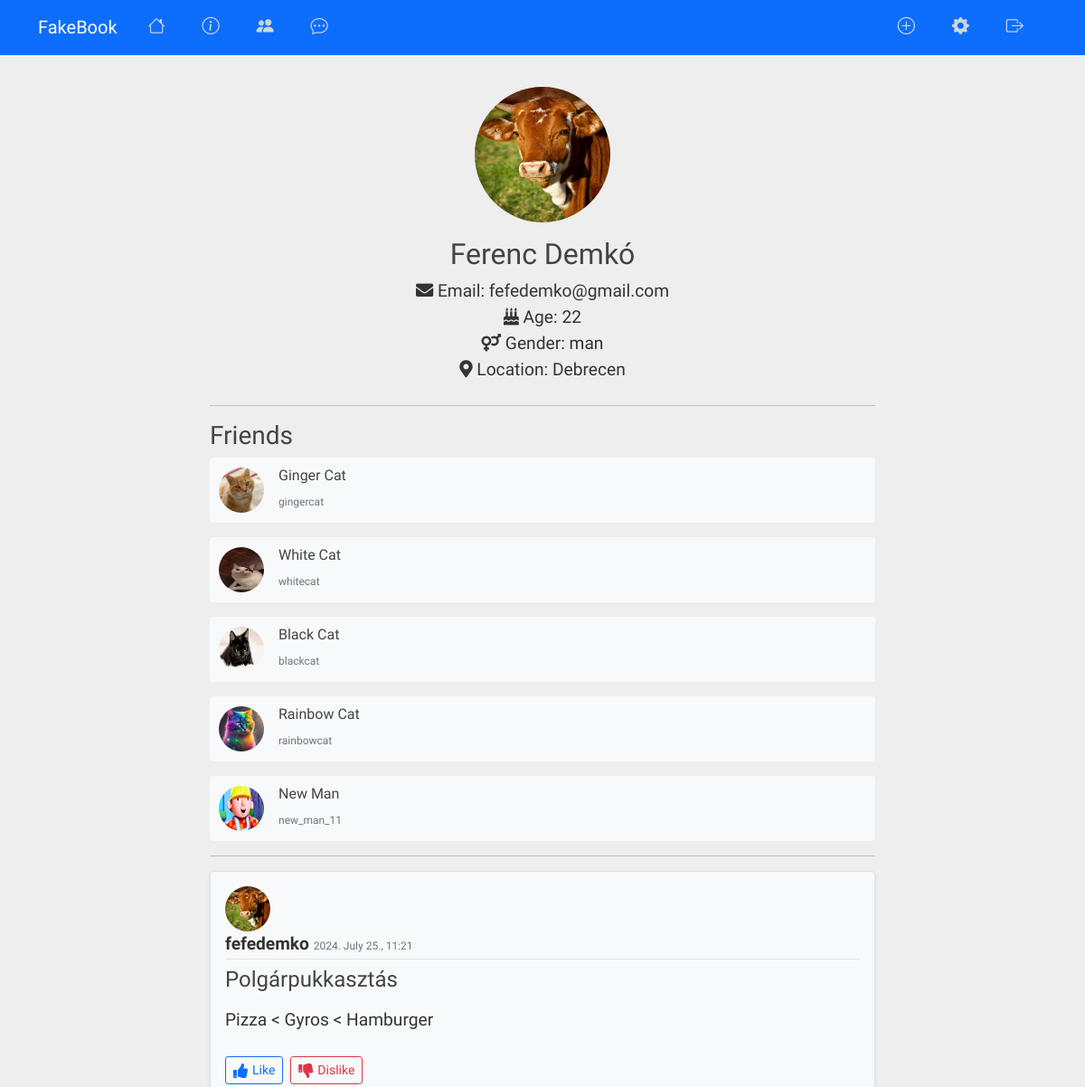
Page /book/user/fefedemko/ (signed in, upper part) on the earlier database version.
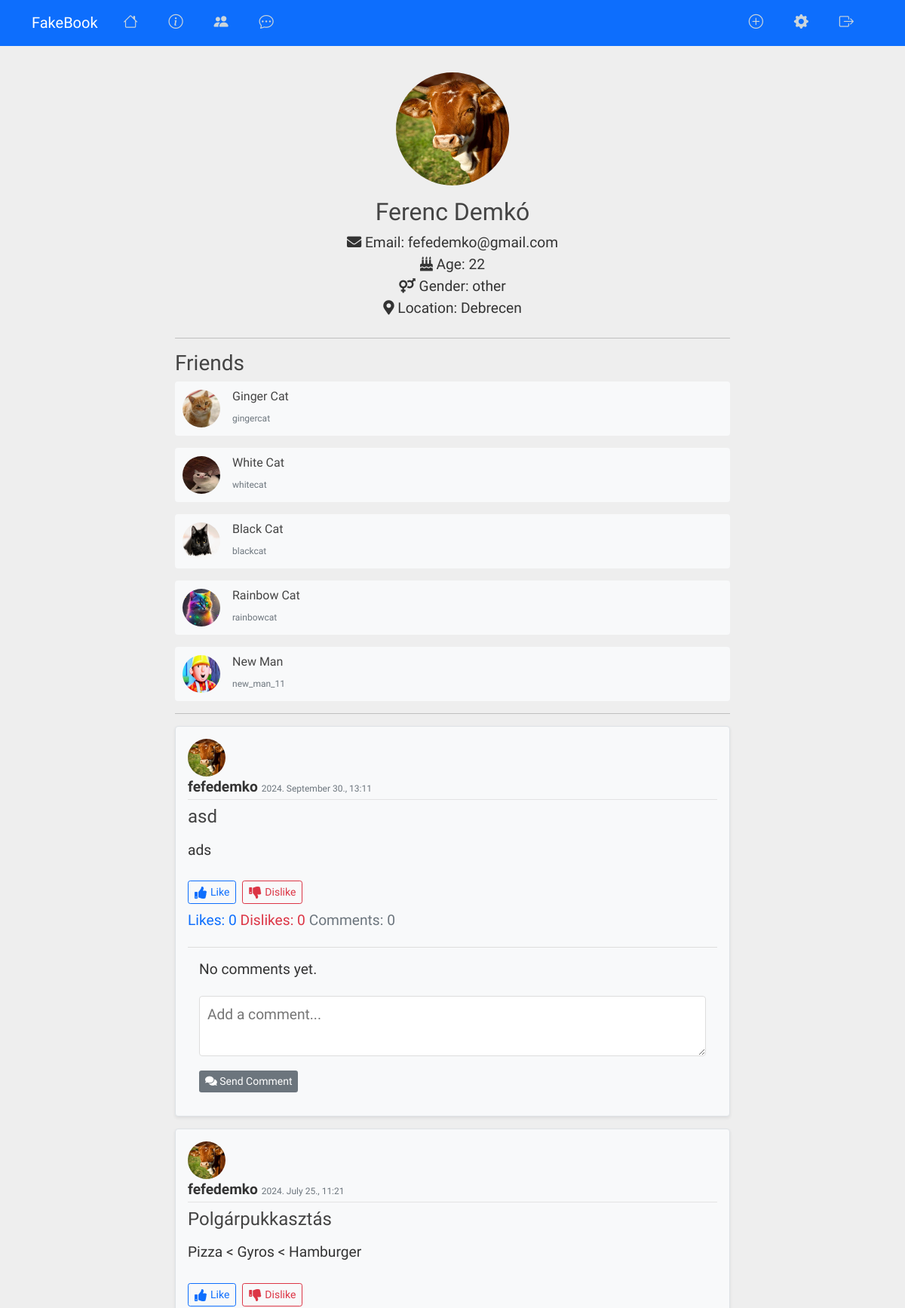
Same page on the later database version.
### users/models.py (models this page shows, shortened)
class Profile(models.Model):
    GENDER_CHOICES = [
        ('man', 'Man'),
        ('woman', 'Woman'),
        ('other', 'Other')
    ]
    user = models.OneToOneField(User, on_delete=models.CASCADE)
    image = models.ImageField(default='default.jpg', upload_to='profile_pics')
    age = models.PositiveIntegerField(null=True, blank=True)
    gender = models.CharField(max_length=10, choices=GENDER_CHOICES, null=True, blank=True)
    location = models.CharField(max_length=100, null=True, blank=True)
    birthdate = models.DateField(null=True, blank=True)
    def get_friends(self):
        friendships = Friendship.objects.filter(Q(user1=self) | Q(user2=self))
        friends = []
        for friendship in friendships:
            if friendship.user1 == self:
                friends.append(friendship.user2)
            else:
                friends.append(friendship.user1)
        return friends
    User.add_to_class('get_friends', get_friends)

### book/models.py (models this page shows, shortened)
class Post(models.Model):
    title = models.CharField(max_length=100)
    content = models.TextField()
    date_posted = models.DateTimeField(auto_now_add=True)
    author = models.ForeignKey(User, on_delete=models.CASCADE)
    likes = models.ManyToManyField(User, related_name='post_likes', blank=True)
    dislikes = models.ManyToManyField(User, related_name='post_dislikes', blank=True)
    def total_likes(self):
        return self.likes.count()
    def total_dislikes(self):
        return self.dislikes.count()
    def total_comments(self):
        return self.comments.count()

### book/views.py (the view)
# urls.py: path('user/<str:username>/', UserPostListView.as_view(), name = 'user-posts'),
class UserPostListView(ListView):
    model = Post
    template_name = 'book/user_posts.html'
    context_object_name = 'posts'
    def get_queryset(self):
        self.user = get_object_or_404(User, username=self.kwargs.get('username'))
        return Post.objects.filter(author=self.user).order_by('-date_posted')
    def get_context_data(self, **kwargs):
        context = super().get_context_data(**kwargs)
        context['user_profile'] = self.user.profile
        context['received_requests'] = FriendRequest.objects.filter(to_user=self.request.user, is_active=True)
        context['sent_requests'] = FriendRequest.objects.filter(from_user=self.request.user, is_active=True)
        user = self.user
        friends1 = Friendship.objects.filter(user1=user).values_list('user2', flat=True)
        friends2 = Friendship.objects.filter(user2=user).values_list('user1', flat=True)
        friends = User.objects.filter(id__in=friends1).union(User.objects.filter(id__in=friends2))
        context['friends'] = friends
        is_friend = Friendship.objects.filter(
            user1=user, user2=self.request.user
        ).exists() or Friendship.objects.filter(
            user1=self.request.user, user2=user
        ).exists()
        context['is_friend'] = is_friend
        request_sent = FriendRequest.objects.filter(
            from_user=self.request.user, to_user=user, is_active=True
        ).exists()
        context['request_sent'] = request_sent
        request_received = FriendRequest.objects.filter(
            from_user=user, to_user= self.request.user, is_active=True
        ).first()
        context['request_received'] = request_received
        return context

### book/templates/book/user_posts.html (shortened to what the changed rows need)
{% extends "book/base.html" %}
{% block content %}
    <div class="user-profile text-center mb-4">
        <img class="rounded-circle profile-img-large mb-3" src="{{ user_profile.image.url }}" alt="{{ user_profile.user.username }}" width="150" height="150">
        <h2 class="font-weight-bold">{{ user_profile.user.first_name }} {{ user_profile.user.last_name }}</h2>
        <p>
            <i class="fas fa-envelope"></i> Email: {{ user_profile.user.email }}<br>
            <i class="fas fa-birthday-cake"></i> Age: {{ user_profile.age }}<br>
            <i class="fas fa-venus-mars"></i> Gender: {{ user_profile.gender }}<br>
            <i class="fas fa-map-marker-alt"></i> Location: {{ user_profile.location }}
        </p>
    </div>
    <ul class="list-unstyled">
        {% for friend in friends %}
            <li class="media mb-3">
                <a href="{% url 'user-posts' username=friend.username %}" class="d-flex align-items-center text-decoration-none text-dark">
                    <img class="rounded-circle article-img mr-3" src="{{ friend.profile.image.url }}" alt="{{ friend.username }}">
                    <div class="media-body">
                        <h5 class="mt-0 mb-1">{{ friend.first_name }} {{ friend.last_name }}</h5>
                        <small>{{ friend.username }}</small>
                    </div>
                </a>
            </li>
        {% empty %}
            <li class="p-3">No friends yet.</li>
        {% endfor %}
    </ul>
    {% for post in posts %}
        <article class="media content-section p-3 mb-3 border rounded shadow-sm">
            <a href="{% url 'post-detail' post.id %}">
                <img class="rounded-circle article-img mr-3" src="{{ post.author.profile.image.url }}" alt="{{ post.author }}" width="65" height="65">
            </a>
            <div class="media-body">
                <div class="article-metadata mb-2">
                    <a class="comment-author" href="{% url 'user-posts' post.author.username %}">{{ post.author }}</a>
                    <small class="text-muted">{{ post.date_posted|date:"Y. E d., G:i" }}</small>
                </div>
                <h4><p class="article-title" >{{ post.title }}</p></h4>
                <p class="article-content">{{ post.content }}</p>
                 <div class="reaction-buttons d-flex gap-2">
                  <form method="POST" action="{% url 'post-like' post.pk%}">
                      <button type="submit" class="btn btn-outline-primary btn-sm">
                          <i class="fa fa-thumbs-up"></i> Like
                      </button>
                  </form>
                  <form method="POST" action="{% url 'post-dislike' post.pk%}">
                      <button type="submit" class="btn btn-outline-danger btn-sm">
                          <i class="fa fa-thumbs-down"></i> Dislike
                      </button>
                  </form>
               </div>
               <p class="mt-2">
                   <span class="text-primary">Likes: {{ post.total_likes }}</span>
                   <span class="text-danger ml-3">Dislikes: {{ post.total_dislikes }}</span>
                   <span class="text-muted ml-3">Comments: {{ post.total_comments }}</span>
               </p>
                <div id="comments-{{ post.pk }}" class="comment-section">
                    {% for comment in post.comments.all %}
                        <div class="comment d-flex justify-content-between align-items-center">
                            <div class="comment-left">
                                <img src="{{ comment.author.profile.image.url }}" alt="{{ comment.author }}" class="comment-author-img">
                                <div class="comment-body">
                                    <a class="comment-author" href="{% url 'user-posts' comment.author.username %}">{{ comment.author.username }}</a>
                                    <div class="comment-meta">{{ comment.date_posted|date:"Y. E d., G:i" }}</div>
                                    <div class="comment-content">{{ comment.content }}</div>
                                </div>
                            </div>
                            {% if user == comment.author %}
                            <div class="comment-right">
                                <form method="POST" action="{% url 'delete-comment' post.pk comment.pk %}" style="display:inline;">
                                    {% csrf_token %}
                                    <button type="submit" class="btn btn-link p-0" style="color: red;">
                                        <i class="bi bi-trash-fill"></i>
                                    </button>
                                </form>
                            </div>
                            {% endif %}
                        </div>
                    {% empty %}
                        <p>No comments yet.</p>
                    {% endfor %}
                    {% if user.is_authenticated %}
                        <form class="comment-form" method="POST" action="{% url 'add-comment' post.pk %}">
                            <textarea name="content" placeholder="Add a comment..."></textarea>
                            <button type="submit" class="comment-button btn btn-outline-secondary btn-sm">
                                <i class="fa fa-comments"></i> Send Comment
                            </button>
                        </form>
                    {% endif %}
                </div>
            </div>
        </article>
    {% endfor %}
{% endblock %}

Differences in the rows shown:
changed Profile "Debrecen": gender "man" → "other"
added Post: author.profile.image (picture), author "fefedemko", date_posted "2024. September 30., 13:11", title "asd", content "ads", total_likes "0", total_dislikes "0", total_comments "0"
